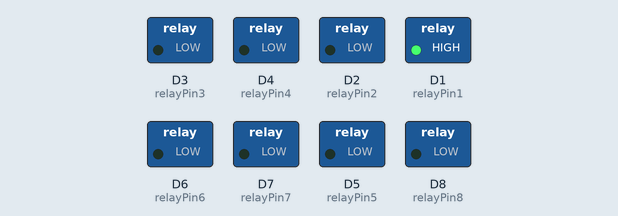
Bench run of a sketch on a simulated ESP8266 (NodeMCU). Shown: switched loads named in the sketch (green lamp = pin HIGH).

Above: at 0.5 s.
At 2.5 s:
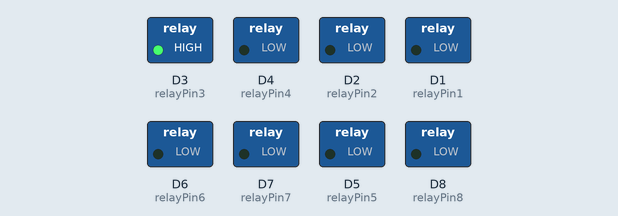
At 3.5 s:
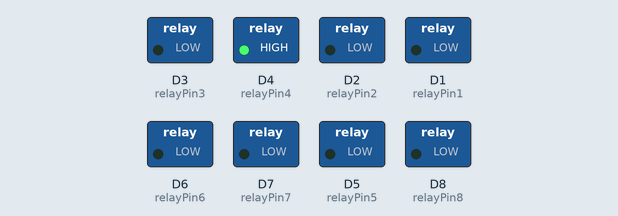
At 4.5 s:
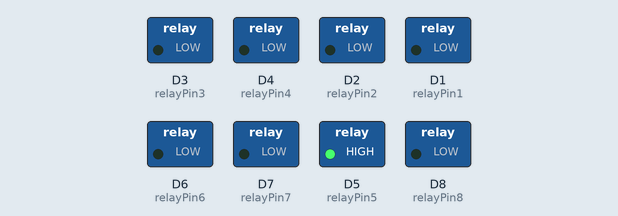
At 6.5 s:
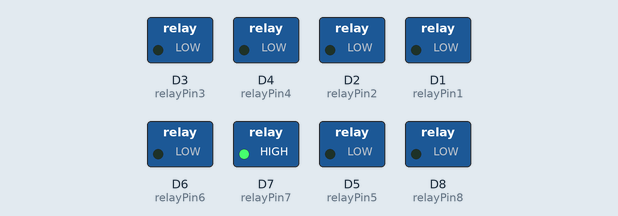
At 9.5 s:
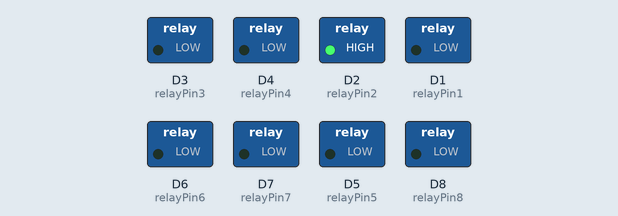
Timing chart, 0 to 10.4 s (numbered marks = the images above):
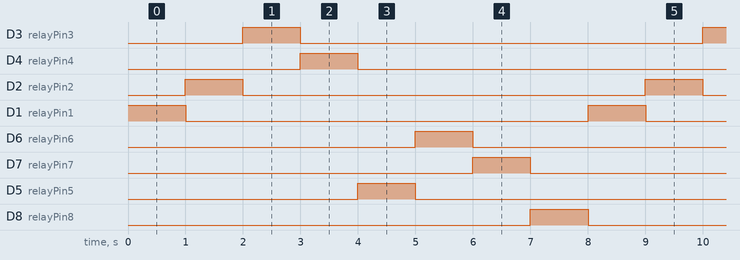

The sketch:

relay.ino
```cpp
#define relayPin1 D1
#define relayPin2 D2
#define relayPin3 D3
#define relayPin4 D4
#define relayPin5 D5
#define relayPin6 D6
#define relayPin7 D7
#define relayPin8 D8

void setup() {
  pinMode(relayPin1 ,OUTPUT);
  pinMode(relayPin2 ,OUTPUT);
  pinMode(relayPin3 ,OUTPUT);
  pinMode(relayPin4 ,OUTPUT);
  pinMode(relayPin5 ,OUTPUT);
  pinMode(relayPin6 ,OUTPUT);
  pinMode(relayPin7 ,OUTPUT);
  pinMode(relayPin8 ,OUTPUT);
}

void loop() {
  digitalWrite(relayPin1, HIGH);
  digitalWrite(relayPin8, LOW);
  delay(1000);
  digitalWrite(relayPin2, HIGH);
  digitalWrite(relayPin1, LOW);
  delay(1000);
  digitalWrite(relayPin3, HIGH);
  digitalWrite(relayPin2, LOW);
  delay(1000);
  digitalWrite(relayPin4, HIGH);
  digitalWrite(relayPin3, LOW);
  delay(1000);
  digitalWrite(relayPin5, HIGH);
  digitalWrite(relayPin4, LOW);
  delay(1000);
  digitalWrite(relayPin6, HIGH);
  digitalWrite(relayPin5, LOW);
  delay(1000);
  digitalWrite(relayPin7, HIGH);
  digitalWrite(relayPin6, LOW);
  delay(1000);
  digitalWrite(relayPin8, HIGH);
  digitalWrite(relayPin7, LOW);
  delay(1000);
}
```

Measured:
- by itself, D3 (relayPin3), D4 (relayPin4), D2 (relayPin2), D1 (relayPin1), D6 (relayPin6), D7 (relayPin7), D5 (relayPin5), D8 (relayPin8): alternates HIGH for 1.0 s and LOW for 7.0 s
- by itself, everything shown: repeats every 8.0 s, in 8 steps
